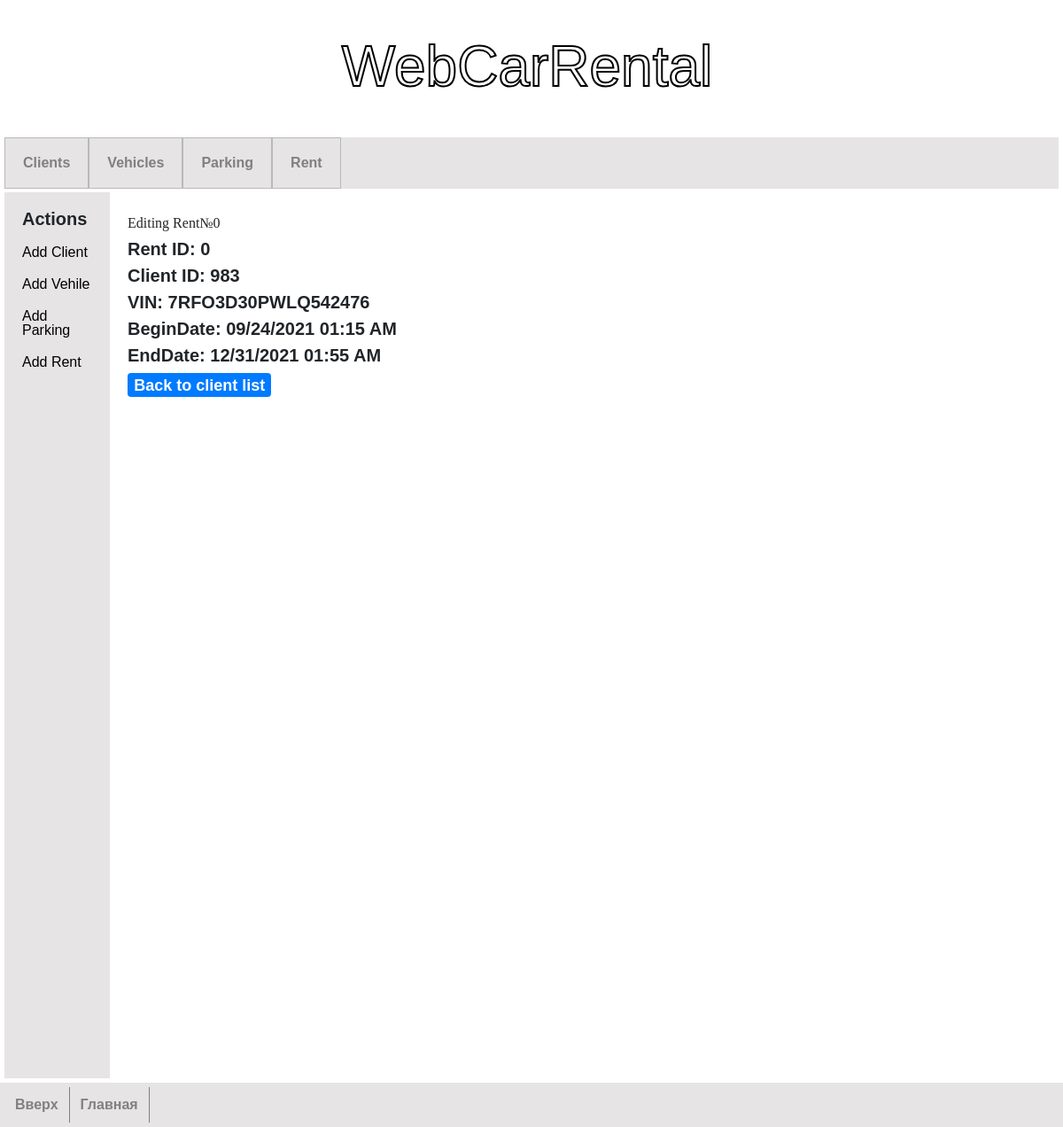
Page /rent/0 on the earlier database version.
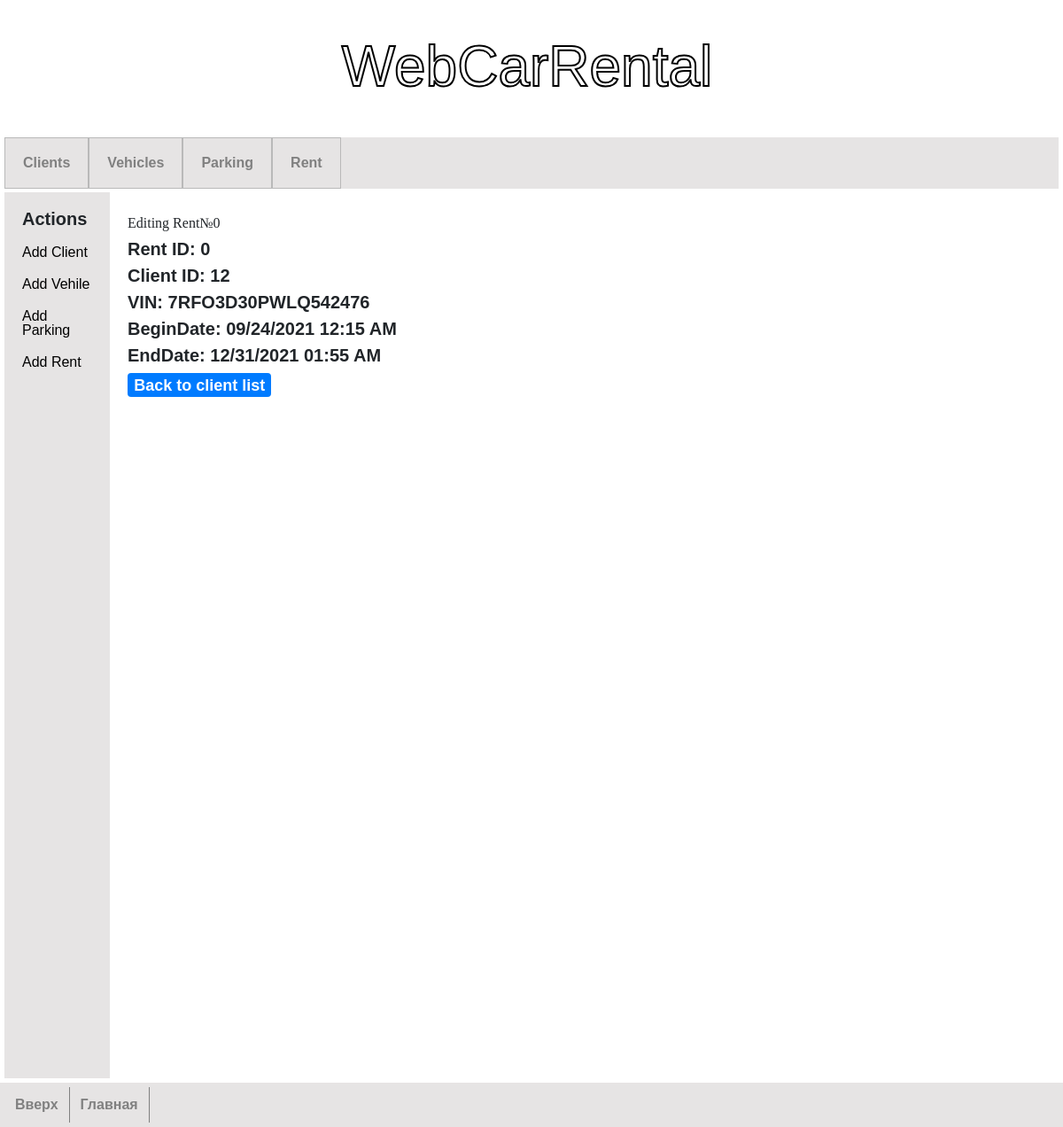
Same page on the later database version.
### model.py (models this page shows)
class Rent(db.Model):
    __tablename__ = 'rent'
    rent_id = db.Column('rent_id', db.INTEGER, primary_key=True, autoincrement=True)
    client_id = db.Column(db.ForeignKey('client.client_id'))
    vin_number = db.Column(db.ForeignKey('vehicle.vin_number'))
    begin_date = db.Column('begin_date', db.String(50), unique=False)
    end_date = db.Column('end_date', db.String(50), unique=False)

### app.py (the view)
@app.route('/rent/<int:rent_id>')
def rent(rent_id):
    cur_rent = get_rent(rent_id)
    if cur_rent is None:
        return 'Not found', 404
    return render_template(
        './rent/rent.html',
         rent=cur_rent)

### app.py (called while the page is built)
def get_rent(rent_id):
    return db.session.query(Rent)\
        .filter(Rent.rent_id == rent_id).one_or_none()

### templates/rent/rent.html (shortened to what this page needs)
<!DOCTYPE html>
<html lang="en">
<head>
</head>
<body>
    {% extends 'base.html' %}
    {% block content %}
        <h1>{% block titlle %}</h1>
        <h1>Editing Rent№{{ rent.rent_id }} </h1>
        {% endblock %}
        <h2>Rent ID: {{ rent.rent_id }} </h2>
        <h2>Client ID: {{ rent.client_id }} </h2>
        <h2>VIN: {{ rent.vin_number }}</h2>
        <h3>BeginDate: {{ rent.begin_date }}</h3>
        <h3>EndDate: {{ rent.end_date }}</h3>
        <a class="badge badge-primary" style="font-size: large;" href="rent-list">Back to client list</a>
    {% endblock %}

Differences in the rows shown:
changed Rent "7RFO3D30PWLQ542476": client_id "983" → "12"; begin_date "09/24/2021 01:15 AM" → "09/24/2021 12:15 AM"
